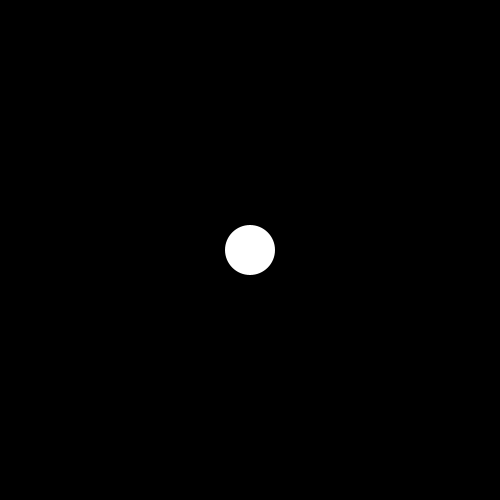
Frame 1 (no input)
Frame 60 (the mouse pressed at the canvas centre just before this capture): identical to frame 1, image omitted
Frame 120 (the mouse held since frame 60 and released just before this capture): identical to frame 1, image omitted

The Processing sketch that drew this single still picture (run headless with seeded random() and noise(); from frame 60 on, the mouse is pressed at the canvas centre):

// Processing sketch: tweakevolution1
// ── tweakevolution1.pde

void setup()
{
  size(500, 500);
  smooth();
}



void draw()
{
  background(0, 0, 0);  // tweak[0,255]
  
  noStroke();
  fill(255, 255, 255);  // tweak[0,255]
  float x = 250;  // tweak[0,500]
  ellipse(x, 250, 50, 50); // tweak[0,500]
}
